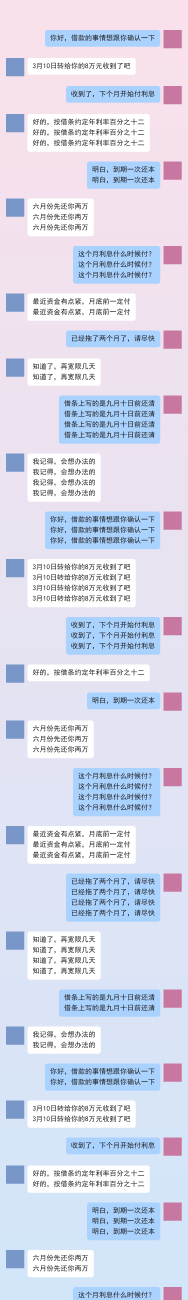
#> input picture tools/splitter/samples/聊天-彩色背景.png, 750 x 5200 px (shown at 1/4 size)
$ python -i core.py   (imports and definitions only)
#> lines starting #> are read from the running program, lines starting #| are printed output that depends on the picture
"""长截图切分（Spec 13.1，PRD F-TOOL-01）：有空白就只切空白，优先切在消息之间；切不开时重叠切分并提示。

1. 灰度图逐行算与该行众数颜色的差值，差值 < 8 的像素占 98% 以上的行为"空白行"（兼容彩色背景）。
2. 目标段高 H（默认 2000）。在 [0.6H, H] 内找连续空白行（至少 6 行），取最长的一段，在中间切。
3. 找不到时在 H 处切，下一段向上重叠 120 像素，并标注"此处可能切到文字"。
4. 输出 原名_01.png …，放在原图旁的"切分结果"文件夹；可合并为 PDF；原图不动。
"""
from __future__ import annotations

from dataclasses import dataclass
from pathlib import Path

import numpy as np
from PIL import Image, UnidentifiedImageError

DIFF = 8
BLANK_RATIO = 0.98
MIN_RUN = 6
OVERLAP = 120
DEFAULT_H = 2000
OUT_DIR_NAME = "切分结果"
WARN = "此处可能切到文字"


@dataclass
class Segment:
    top: int
    bottom: int          # 不含
    warn: bool = False   # 这一段的下边界是硬切（可能切到文字）


@dataclass
class Result:
    source: Path
    outputs: list[Path]
    segments: list[Segment]
    pdf: Path | None = None

    @property
    def notes(self) -> list[str]:
        return [f"{p.name}：{WARN}" for p, s in zip(self.outputs, self.segments) if s.warn]


def blank_rows(gray: np.ndarray) -> np.ndarray:
    """每行是否为空白行。gray 为 uint8 二维数组。"""
    h, w = gray.shape
    out = np.zeros(h, dtype=bool)
    for y in range(h):
        row = gray[y]
        mode = int(np.bincount(row, minlength=256).argmax())
        close = np.abs(row.astype(np.int16) - mode) < DIFF
        out[y] = close.mean() >= BLANK_RATIO
    return out


def _runs(mask: np.ndarray, lo: int, hi: int) -> list[tuple[int, int]]:
    """[lo, hi) 内连续为真的区间 (start, end)，end 不含。"""
    runs, start = [], None
    for y in range(lo, hi):
        if mask[y] and start is None:
            start = y
        elif not mask[y] and start is not None:
            runs.append((start, y))
            start = None
    if start is not None:
        runs.append((start, hi))
    return runs


def plan(blank: np.ndarray, h_target: int = DEFAULT_H) -> list[Segment]:
    height = len(blank)
    if h_target < 200:
        raise ValueError("段高不能小于 200 像素")
    segs: list[Segment] = []
    pos = 0
    while height - pos > h_target:
        lo, hi = pos + int(0.6 * h_target), pos + h_target
        runs = [r for r in _runs(blank, lo, hi) if r[1] - r[0] >= MIN_RUN]
        if runs:
            s, e = max(runs, key=lambda r: (r[1] - r[0], r[0]))    # 最长；一样长取靠近 H 的，段数少
            cut = (s + e) // 2
            segs.append(Segment(pos, cut))
            pos = cut
        else:
            segs.append(Segment(pos, hi, warn=True))
            pos = hi - OVERLAP
    segs.append(Segment(pos, height))
    return segs


def split_image(path: Path, h_target: int = DEFAULT_H, make_pdf: bool = False) -> Result:
#> called with path = 'samples/聊天-彩色背景.png', h_target = 2000, make_pdf = False
    path = Path(path)
    with Image.open(path) as im:
#> im is the input picture: PIL image 750x5200 RGB; mean R, G, B 213, 216.8, 234.8
        im.load()
        img = im.convert("RGB")
    gray = np.asarray(img.convert("L"))
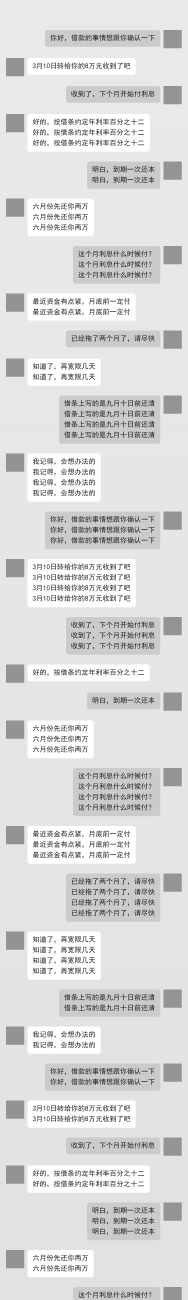
#> gray: shape (5200, 750) (shown at 1/4 size); min 30, max 255, mean 217.7
    segs = plan(blank_rows(gray), h_target)
#> the loop in blank_rows, `for y in range(h):` made 5200 passes
#> mode on passes 1 to 3: 234, 233, 233
#> in plan, `height = len(blank)`: height = 5200
#> the loop in plan, `while height - pos > h_target:` made 2 passes
#> (lo, hi, runs, s, e, cut, pos) on passes 1 to 2: (1200, 2000, [(1283, 1322), (1395, 1434), (1543, 1582), (1775, 1814)], 1775, 1814, 1794, 1794), (2994, 3794, [(3033, 3072), (3265, 3304), (3455, 3494), (3687, 3726)], 3687, 3726, 3706, 3706)
#> after the loop in plan, `while height - pos > h_target:`: segs = 2 items
#> segs = 3 items
    out_dir = path.parent / OUT_DIR_NAME
    out_dir.mkdir(exist_ok=True)
    width = len(str(len(segs))) if len(segs) >= 100 else 2
#> width = 2
    base = unique_base(out_dir, path.stem, len(segs), width, make_pdf)
#> base = '聊天-彩色背景'
    outputs, pieces = [], []
    for i, s in enumerate(segs, 1):
        piece = img.crop((0, s.top, img.width, s.bottom))
        p = out_dir / f"{base}_{i:0{width}d}.png"
        piece.save(p)
        outputs.append(p)
        pieces.append(piece)
#> this loop made 3 passes
#> pass 1, in split_image, `piece = img.crop((0, s.top, img.width, s.bottom))`:
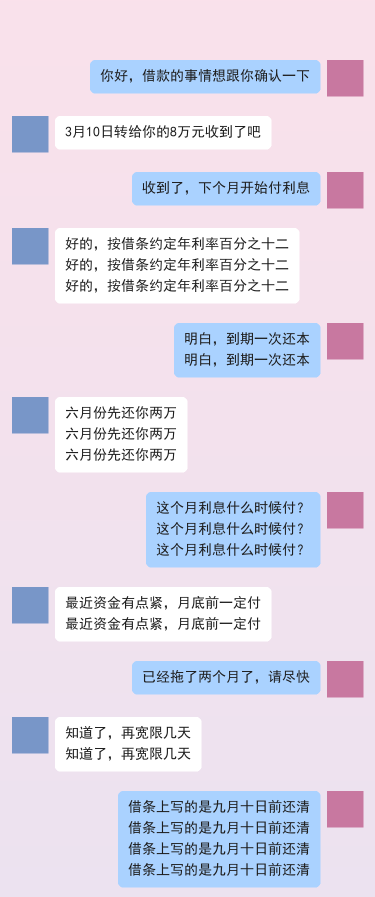
#> piece: PIL image 750x1794 RGB (shown at 1/2 size); mean R, G, B 221.4, 215.9, 232.2
#> pass 2, in split_image, `piece = img.crop((0, s.top, img.width, s.bottom))`:
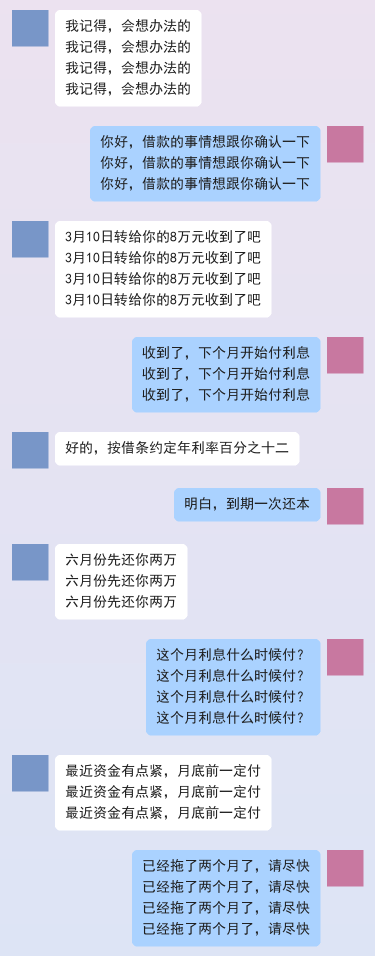
#> piece: PIL image 750x1912 RGB (shown at 1/2 size); mean R, G, B 210.9, 216.4, 234.7
#> pass 3, in split_image, `piece = img.crop((0, s.top, img.width, s.bottom))`:
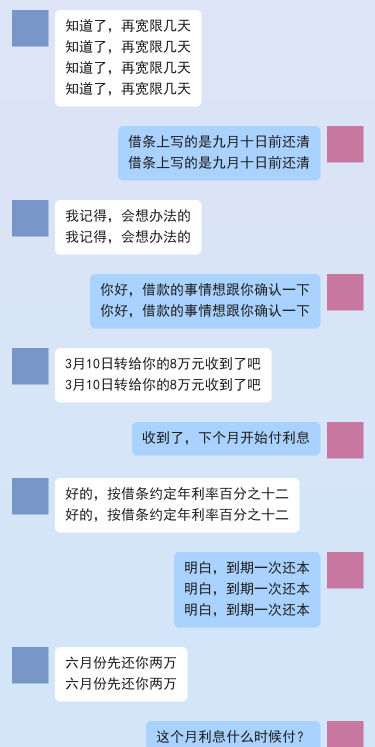
#> piece: PIL image 750x1494 RGB (shown at 1/2 size); mean R, G, B 205.6, 218.4, 238.1
#> after the loop, outputs = 3 items; pieces = 3 items
    pdf = None
    if make_pdf:
        pdf = out_dir / f"{base}.pdf"
        pieces[0].save(pdf, "PDF", save_all=True, append_images=pieces[1:], resolution=150)
    return Result(path, outputs, segs, pdf)


def unique_base(out_dir: Path, stem: str, n: int, width: int, make_pdf: bool) -> str:
    """再次切分同一张图时不覆盖上次的结果：有同名文件就用"原名(2)"，与格式互转一致。"""
    def taken(b: str) -> bool:
        if make_pdf and (out_dir / f"{b}.pdf").exists():
            return True
        return any((out_dir / f"{b}_{i:0{width}d}.png").exists() for i in range(1, n + 1))
    base, k = stem, 2
    while taken(base):
        base, k = f"{stem}({k})", k + 1
    return base


def reason(e: BaseException) -> str:
    """给用户看的中文原因，不带英文类名和堆栈。"""
    if isinstance(e, Image.DecompressionBombError):
        return "图片过大，无法处理"
    if isinstance(e, (FileNotFoundError, IsADirectoryError, NotADirectoryError)):
        return "文件不存在或不是图片文件"
    if isinstance(e, PermissionError):
        return "没有读取或写入权限（文件可能被占用，或结果文件夹不可写）"
    if isinstance(e, (UnidentifiedImageError, OSError)):
        return "不是图片，或图片已损坏"
    if isinstance(e, ValueError):
        return "段高设置不对（不能小于 200 像素）"
    return "处理失败（程序内部错误），其余文件不受影响"


def split_many(paths: list[Path], h_target: int = DEFAULT_H, make_pdf: bool = False,
               progress=None) -> list[tuple[Path, Result | str]]:
    """批量；单个文件出错（含意外错误）不影响其他文件，出错的返回中文原因。"""
    out = []
    for i, p in enumerate(paths, 1):
        try:
            r: Result | str = split_image(Path(p), h_target, make_pdf)
        except Exception as e:  # noqa: BLE001
            r = f"无法处理：{reason(e)}"
        out.append((Path(p), r))
        if progress:
            progress(i, len(paths))
    return out

>>> result = split_image('samples/聊天-彩色背景.png')

$ run again, on tools/splitter/samples/聊天-无空白.png
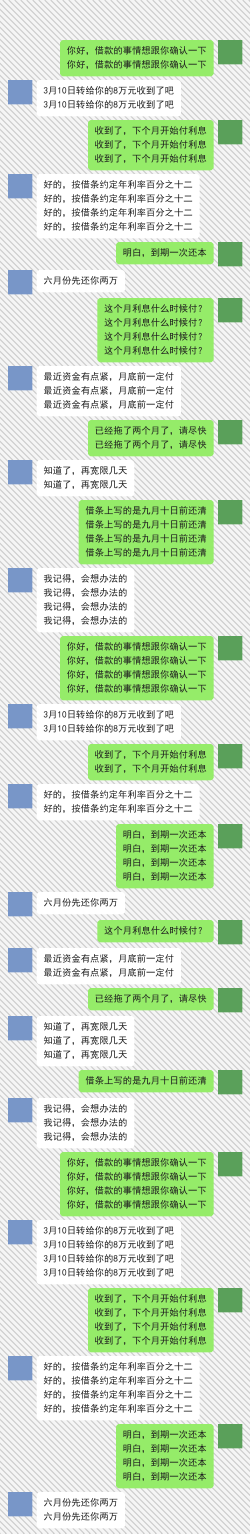
#> input picture tools/splitter/samples/聊天-无空白.png, 750 x 4600 px (shown at 1/3 size)
#> in split_image, im is the input picture: PIL image 750x4600 RGB; mean R, G, B 204.1, 224.1, 197
#> height = 4600
#> the loop in plan, `while height - pos > h_target:` made 2 passes
#> (lo, hi, pos) on passes 1 to 2: (1200, 2000, 1880), (3080, 3880, 3760)
#> after the loop in plan, `while height - pos > h_target:`: segs = 2 items
#> in split_image, `segs = plan(blank_rows(gray), h_target)`: segs = 3 items
#> width = 2
#> base = '聊天-无空白'
#> the loop in split_image, `for i, s in enumerate(segs, 1):` made 3 passes
#> pass 1, in split_image, `piece = img.crop((0, s.top, img.width, s.bottom))`:
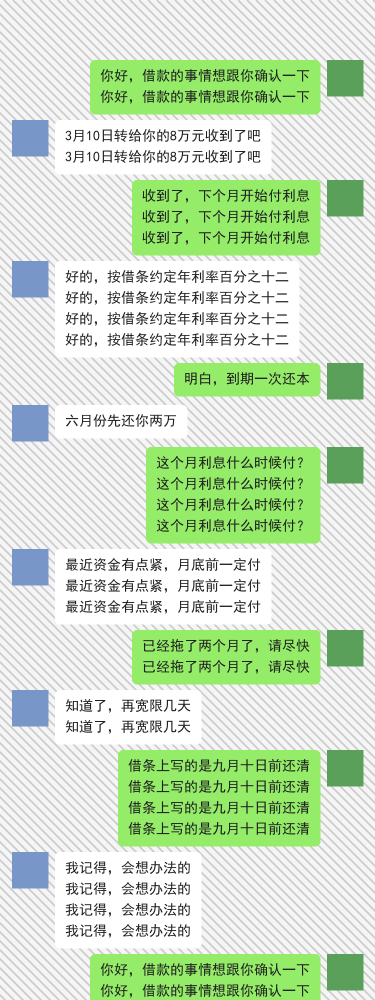
#> piece: PIL image 750x2000 RGB (shown at 1/2 size); mean R, G, B 203.4, 223.9, 195.9
#> pass 3, in split_image, `piece = img.crop((0, s.top, img.width, s.bottom))`:
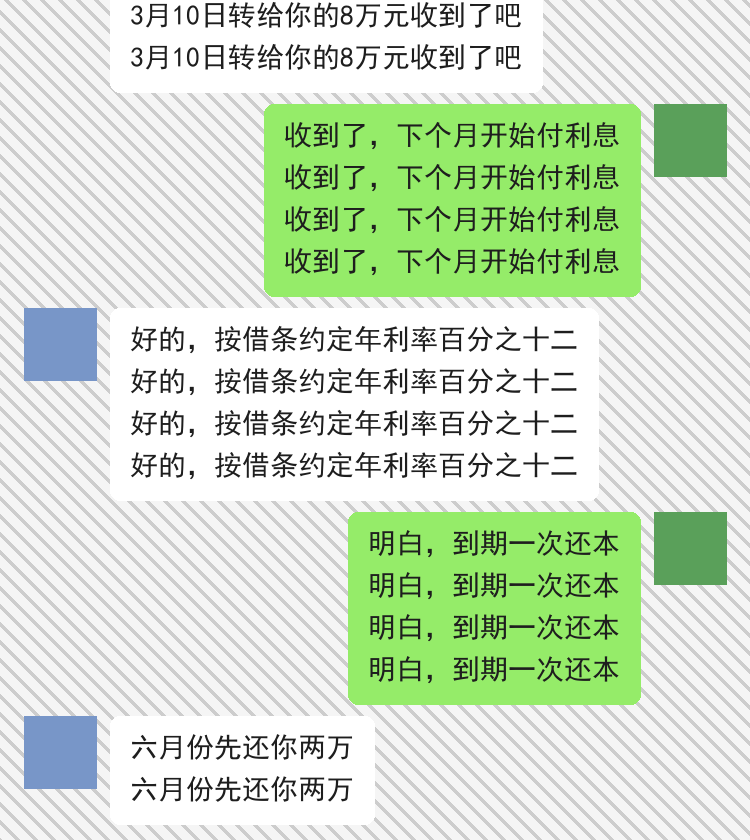
#> piece: PIL image 750x840 RGB; mean R, G, B 207.7, 225.2, 201.1
#> after the loop in split_image, `for i, s in enumerate(segs, 1):`: outputs = 3 items
